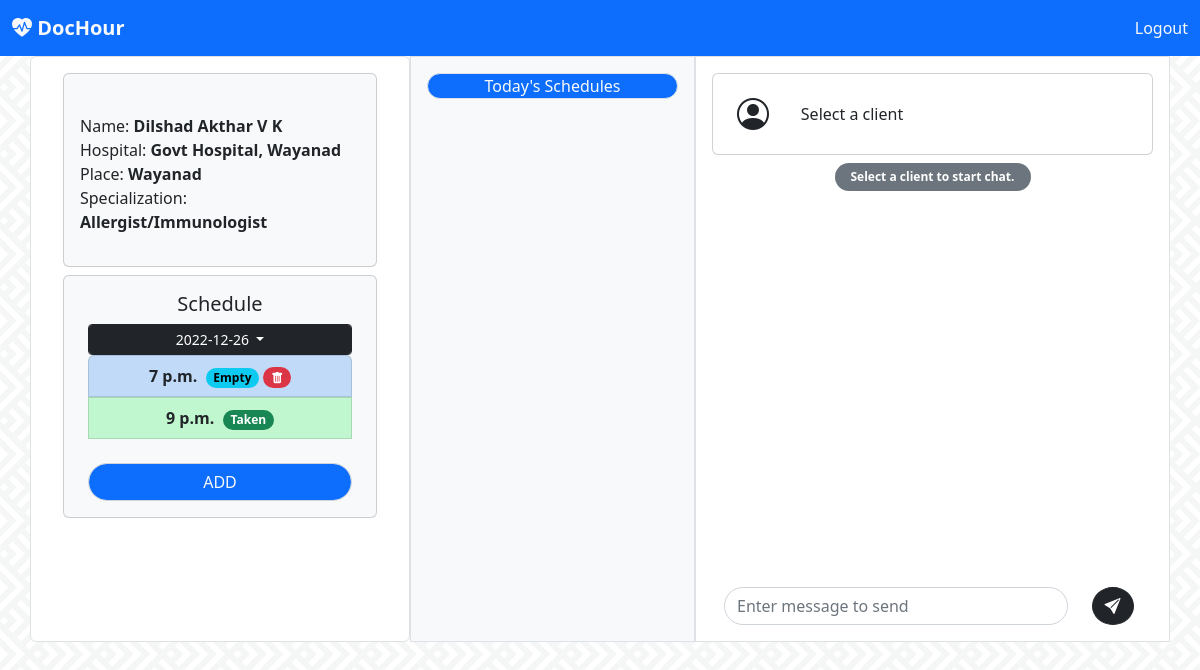
/doctor/doc_home_slot/2022-12-26/ (signed in), run on the app's committed database.
### doctor/models.py (models this page shows, shortened)
class Doctor(models.Model):
    user = models.OneToOneField(User, on_delete=models.CASCADE)
    hospital = models.CharField(max_length=120)
    location = models.CharField(max_length=100)
    specialization = models.ForeignKey(Specialization, on_delete=models.CASCADE)

class Specialization(models.Model):
    spec = models.CharField(max_length=200)
    def __str__(self) -> str:
        return self.spec

class Schedule(models.Model):
    doc = models.ForeignKey(Doctor, on_delete=models.CASCADE)
    date = models.DateField()
    start_time = models.TimeField()
    taken = models.ForeignKey(Client, related_name='taken', on_delete=models.CASCADE, null=True, blank=True)
    confirmed = models.BooleanField(default=False)
    cancelled = models.ForeignKey(Client, related_name='cancelled', on_delete=models.CASCADE, null=True, blank=True)

### doctor/views.py (the view)
# urls.py: url(r'^doc_home_slot/(?P<date>\d{4}-\d{2}-\d{2})/$', views.doc_home_slot, name='doc_home_slot'),
def doc_home_slot(request, date):
    doc = Doctor.objects.get(user=request.user)
    schedule = Schedule.objects.filter(doc=doc)
    dates = sorted(set([sc.date for sc in schedule]))
    slot = Schedule.objects.filter(doc=doc, date=date)
    today = Schedule.objects.filter(doc=doc, date=dt.today())
    return render(request,'doctor/doc-home.html', context={'doc':doc, 'dates':dates, 'slots':slot, 'date':date, 'today':today})

### templates/doctor/doc-home.html (shortened to what this page needs)
<!doctype html>
<html lang="en">
  <head>
    <link rel="stylesheet" href="https://cdn.jsdelivr.net/npm/bootstrap-icons@1.10.2/font/bootstrap-icons.css">
    <link href="https://cdn.jsdelivr.net/npm/bootstrap@5.2.3/dist/css/bootstrap.min.css" rel="stylesheet">
  </head>
  <body style="background-image: url('../../../static/images/bg.webp');background-repeat: repeat; background-position: center; ">
    <nav class="navbar navbar-expand-lg fixed-top bg-primary">
        <div class="container-fluid">
          <div class="collapse navbar-collapse" id="navbarTogglerDemo01">
            <a class="navbar-brand" href="#"><b class="bi bi-heart-pulse-fill text-light">
                DocHour</b></a>
            <div>
                    <a class="nav-link active text-light" aria-current="page" href="{% url 'doctor:user_logout' %}">Logout</a>
            </div>
          </div>
        </div>
      </nav>
      <nav class="navbar bg-light">
        <div class="container-fluid">
          <a class="navbar-brand" href="#">
            <b class="bi bi-heart-pulse-fill text-danger">
            DocHour</b>
          </a>
        </div>
      </nav>
      <div class="container">
      <div class="row">
        <div class="col-sm-4  border mx-auto px-4 py-2 text-center rounded bg-white" >
            <div class="card m-2 bg-light">
              <br>
            <p class="text-start p-3">
            Name: <b>{{doc.user.first_name}} {{doc.user.last_name}}</b><br>
            Hospital: <b>{{doc.hospital}} </b><br>
            Place: <b>{{doc.location}} </b><br>
            Specialization: <b>{{doc.specialization}}</b></p>
            </div>
            <div class="card m-2 px-2 bg-light">
                <div class="card-body">
                  <h5 class="card-title">Schedule</h5>
                  <div class="dropdown">
                    <button class="dropdown-toggle btn btn-sm btn-dark form-control" type="button" data-bs-toggle="dropdown" aria-expanded="false">
                      {% if date %} {{date}} {% else%} choose date to see schedules{% endif %}
                    </button>
                  </div>
                  <ul class="list-group text-start">
                    {% for slot in slots %}
                    {% if slot.taken %}{% if slot.confirmed %}<a data-bs-toggle="modal" data-bs-target="#taken{{forloop.counter}}"><li class="list-group-item text-center" style="background-color: rgb(192, 247, 206);"><b>{{slot.start_time}} &nbsp;<span class="badge rounded-pill text-bg-success">Taken</span></b></li></a>
                    {% else %}<a data-bs-toggle="modal" data-bs-target="#confirm{{forloop.counter}}"><li class="list-group-item text-center" style="background-color: rgb(223, 247, 192);"><b>{{slot.start_time}} &nbsp;<span class="badge rounded-pill text-bg-warning">Verify and confirm</span></b></li></a>
                    {% endif %}{% else %}<li class="list-group-item text-center"  style="background-color: rgb(192, 218, 247);"><b>{{slot.start_time}} &nbsp;<span class="badge rounded-pill text-bg-info">Empty</span></b>
                      <a data-bs-toggle="modal" data-bs-target="#delete{{forloop.counter}}"><span class="badge bg-danger rounded-pill"><i class="bi bi-trash-fill"></i></span></a></li>
                    {% endif %}
                    {% endfor %}
                    <br>
                    <div class="gap-2" id="faker" style="display: block;">
                        <button class="form-control bg-primary text-light rounded-pill text-center text-decoration-none" onclick="addShow()">ADD</button>
                  </div>
                  </ul>
                </div>
              </div>
        </div>
        <div class="col-sm-3 bg-light p-3 border">
          <p class="text-center bg-primary rounded-pill text-light border">Today's Schedules</p>
        </div>
        <div class="col-sm-5 mx-auto p-3 border bg-white">
                <div class="card mb-2">
                    <div class="row  p-3">
                    <div class="col-sm-2 text-center my-auto">
                        <i class="bi bi-person-circle fs-2"></i>
                    </div>
                    <div class="col-sm-9 my-auto">
                      {% if client %}
                      <div class="row">
                        <div class="col-8">
                          <b>{{client.user.first_name}} {{client.user.last_name}}</b> <br>
                        </div>
                        <div class="col-4 my-auto">
                          <span class="badge text-bg-secondary rounded-circle fs-6"> <i class="bi bi-camera-video-fill"></i></span>
                          <span class="badge text-bg-secondary rounded-circle fs-6"> <i class="bi bi-folder-fill"></i> </span>
                        </div>
                      </div>
                      {% else %}Select a client{% endif %}
                    </div>
                    </div>
                </div>
            <div class="px-3" style="overflow-y: scroll; height:400px"  id="msgboxdoc">
              {% for m in msgs %}
              {% if m.sender.is_staff %}
              <div class="dropdown text-end">
                <small><small><small>{{m.datetime}}</small></small></small><br>
                <button class="dropdown-toggle bg-dark text-light badge rounded-pill" type="button" data-bs-toggle="dropdown" aria-expanded="false">
                  {{m.message}}
                </button>
                <ul class="dropdown-menu text-center text-dark">
                  <form action="{% url 'doctor:delete_msg'%}" method="post">
                    {% csrf_token %}
                  <input type="hidden" name="msg" value="{{m.id}}">
                  <input type="hidden" name="client" value="{{client.id}}">
                  <button type="submit" class="btn"> Delete message</button>
                </form>
                </ul>
              </div>
                {% else %}
                <div class=""><small><small><small>{{m.datetime}}</small></small></small><br><span class="badge text-bg-secondary  rounded-pill px-3 py-2">{{m.message}}</span></div>
                {% endif %}
              {% empty %}
              <p class="text-center"><span class="badge rounded-pill text-bg-secondary px-3 py-2">{% if client %} No messages yet! {% else %} Select a client to start chat. {% endif %}</span></p>
              {% endfor %}
            </div>
            <div class="row mt-4 mx-auto">
                <div class="col-10">
                  <form action="{% url 'doctor:doc_home_send' %}" method="post">
                    <input class="form-control rounded-pill" name="message" type="text" placeholder="Enter message to send" aria-label="Enter message to send" onformchange="this.form.submit()">
                </div>
                <div class="col-2">
                    <button type="submit" class="rounded-circle btn btn-dark mr-0"><i class="bi bi-send-fill"></i></button>
                </div>
            </div>
        </div>
      </div>
      </div>
  </body>
</html>

### data on the page
Doctor: user.first_name "Dilshad", user.last_name "Akthar V K", hospital "Govt Hospital, Wayanad", location "Wayanad", specialization "Allergist/Immunologist"
Schedule: start_time "7 p.m."
Schedule: start_time "9 p.m."
